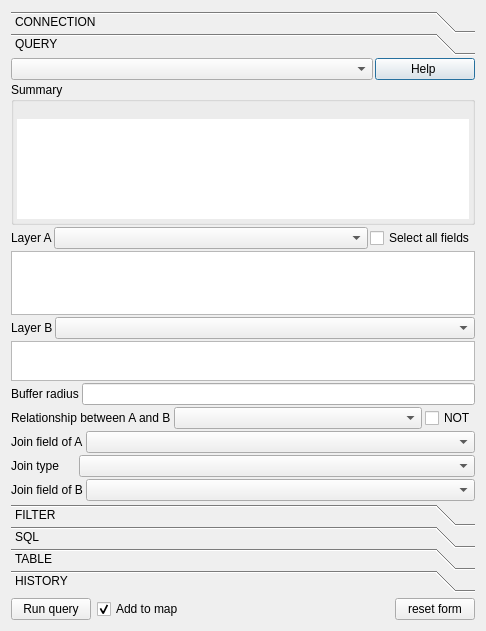
<?xml version="1.0" encoding="UTF-8"?>
<ui version="4.0">
 <class>postgisQueryBuilder</class>
 <widget class="QDialog" name="postgisQueryBuilder">
  <property name="enabled">
   <bool>true</bool>
  </property>
  <property name="geometry">
   <rect>
    <x>0</x>
    <y>0</y>
    <width>486</width>
    <height>631</height>
   </rect>
  </property>
  <property name="sizePolicy">
   <sizepolicy hsizetype="Minimum" vsizetype="Preferred">
    <horstretch>0</horstretch>
    <verstretch>0</verstretch>
   </sizepolicy>
  </property>
  <property name="windowTitle">
   <string>postgisQueryBuilder</string>
  </property>
  <layout class="QVBoxLayout" name="verticalLayout_18">
   <item>
    <widget class="QToolBox" name="tabWidget">
     <property name="sizePolicy">
      <sizepolicy hsizetype="Minimum" vsizetype="Preferred">
       <horstretch>0</horstretch>
       <verstretch>0</verstretch>
      </sizepolicy>
     </property>
     <property name="minimumSize">
      <size>
       <width>200</width>
       <height>0</height>
      </size>
     </property>
     <property name="frameShape">
      <enum>QFrame::NoFrame</enum>
     </property>
     <property name="frameShadow">
      <enum>QFrame::Plain</enum>
     </property>
     <property name="lineWidth">
      <number>1</number>
     </property>
     <property name="midLineWidth">
      <number>0</number>
     </property>
     <property name="currentIndex">
      <number>1</number>
     </property>
     <property name="tabSpacing">
      <number>0</number>
     </property>
     <widget class="QWidget" name="ConnectionSlot">
      <property name="geometry">
       <rect>
        <x>0</x>
        <y>0</y>
        <width>468</width>
        <height>456</height>
       </rect>
      </property>
      <attribute name="label">
       <string>CONNECTION</string>
      </attribute>
      <layout class="QVBoxLayout" name="verticalLayout_19">
       <property name="leftMargin">
        <number>0</number>
       </property>
       <property name="topMargin">
        <number>3</number>
       </property>
       <property name="rightMargin">
        <number>0</number>
       </property>
       <property name="bottomMargin">
        <number>3</number>
       </property>
       <item>
        <layout class="QVBoxLayout" name="verticalLayout_6">
         <property name="spacing">
          <number>2</number>
         </property>
         <item>
          <layout class="QHBoxLayout" name="horizontalLayout_2">
           <property name="spacing">
            <number>6</number>
           </property>
           <property name="sizeConstraint">
            <enum>QLayout::SetDefaultConstraint</enum>
           </property>
           <item>
            <layout class="QVBoxLayout" name="verticalLayout_2">
             <property name="spacing">
              <number>3</number>
             </property>
             <item>
              <widget class="QLabel" name="PSQLConnectionLabel">
               <property name="text">
                <string>Postgresql connection</string>
               </property>
              </widget>
             </item>
             <item>
              <widget class="QComboBox" name="PSQLConnection">
               <property name="sizePolicy">
                <sizepolicy hsizetype="MinimumExpanding" vsizetype="Fixed">
                 <horstretch>0</horstretch>
                 <verstretch>0</verstretch>
                </sizepolicy>
               </property>
               <property name="toolTip">
                <string>select working postgres connection</string>
               </property>
              </widget>
             </item>
            </layout>
           </item>
           <item>
            <layout class="QVBoxLayout" name="verticalLayout_3">
             <property name="spacing">
              <number>3</number>
             </property>
             <item>
              <layout class="QHBoxLayout" name="horizontalLayout_15">
               <property name="spacing">
                <number>0</number>
               </property>
               <item>
                <widget class="QLabel" name="DBSchemaLabel">
                 <property name="text">
                  <string>Schema</string>
                 </property>
                </widget>
               </item>
               <item>
                <widget class="QToolButton" name="schemaAdd">
                 <property name="sizePolicy">
                  <sizepolicy hsizetype="Fixed" vsizetype="Fixed">
                   <horstretch>0</horstretch>
                   <verstretch>0</verstretch>
                  </sizepolicy>
                 </property>
                 <property name="minimumSize">
                  <size>
                   <width>17</width>
                   <height>17</height>
                  </size>
                 </property>
                 <property name="maximumSize">
                  <size>
                   <width>17</width>
                   <height>17</height>
                  </size>
                 </property>
                 <property name="sizeIncrement">
                  <size>
                   <width>0</width>
                   <height>0</height>
                  </size>
                 </property>
                 <property name="font">
                  <font>
                   <pointsize>6</pointsize>
                  </font>
                 </property>
                 <property name="toolTip">
                  <string>add new schema</string>
                 </property>
                 <property name="text">
                  <string notr="true">+</string>
                 </property>
                </widget>
               </item>
              </layout>
             </item>
             <item>
              <widget class="QComboBox" name="DBSchema">
               <property name="sizePolicy">
                <sizepolicy hsizetype="MinimumExpanding" vsizetype="Fixed">
                 <horstretch>0</horstretch>
                 <verstretch>0</verstretch>
                </sizepolicy>
               </property>
               <property name="toolTip">
                <string>select working schema</string>
               </property>
              </widget>
             </item>
            </layout>
           </item>
          </layout>
         </item>
         <item>
          <layout class="QHBoxLayout" name="horizontalLayout_7">
           <item>
            <layout class="QVBoxLayout" name="verticalLayout_9">
             <property name="spacing">
              <number>3</number>
             </property>
             <item>
              <widget class="QLabel" name="USERFIELDLabel">
               <property name="text">
                <string>User:</string>
               </property>
              </widget>
             </item>
             <item>
              <widget class="QLineEdit" name="USERFIELD"/>
             </item>
            </layout>
           </item>
           <item>
            <layout class="QVBoxLayout" name="verticalLayout_10">
             <property name="spacing">
              <number>3</number>
             </property>
             <item>
              <widget class="QLabel" name="PASSWORDFIELDLabel">
               <property name="text">
                <string>Password:</string>
               </property>
              </widget>
             </item>
             <item>
              <widget class="QLineEdit" name="PASSWORDFIELD">
               <property name="echoMode">
                <enum>QLineEdit::Password</enum>
               </property>
              </widget>
             </item>
            </layout>
           </item>
          </layout>
         </item>
         <item>
          <layout class="QHBoxLayout" name="horizontalLayout_6">
           <item>
            <layout class="QVBoxLayout" name="verticalLayout_4">
             <property name="spacing">
              <number>3</number>
             </property>
             <item>
              <widget class="QLabel" name="KEYFIELDLabel">
               <property name="maximumSize">
                <size>
                 <width>140</width>
                 <height>16777215</height>
                </size>
               </property>
               <property name="text">
                <string>default primary key field:</string>
               </property>
              </widget>
             </item>
             <item>
              <widget class="QComboBox" name="KEYFIELD">
               <property name="editable">
                <bool>true</bool>
               </property>
              </widget>
             </item>
            </layout>
           </item>
           <item>
            <layout class="QVBoxLayout" name="verticalLayout_5">
             <property name="spacing">
              <number>3</number>
             </property>
             <item>
              <widget class="QLabel" name="GEOMETRYFIELDLabel">
               <property name="maximumSize">
                <size>
                 <width>125</width>
                 <height>16777215</height>
                </size>
               </property>
               <property name="text">
                <string>default geometry field:</string>
               </property>
              </widget>
             </item>
             <item>
              <widget class="QComboBox" name="GEOMETRYFIELD">
               <property name="editable">
                <bool>true</bool>
               </property>
              </widget>
             </item>
            </layout>
           </item>
          </layout>
         </item>
         <item>
          <widget class="QLabel" name="label_2">
           <property name="sizePolicy">
            <sizepolicy hsizetype="Minimum" vsizetype="Preferred">
             <horstretch>0</horstretch>
             <verstretch>0</verstretch>
            </sizepolicy>
           </property>
           <property name="minimumSize">
            <size>
             <width>0</width>
             <height>0</height>
            </size>
           </property>
           <property name="maximumSize">
            <size>
             <width>10000</width>
             <height>16777215</height>
            </size>
           </property>
           <property name="text">
            <string>Available DB objects list (T:table V:view M:materialized view)</string>
           </property>
          </widget>
         </item>
         <item>
          <widget class="QLabel" name="label">
           <property name="text">
            <string>right click for contextual menu - double click for query</string>
           </property>
          </widget>
         </item>
         <item>
          <layout class="QHBoxLayout" name="horizontalLayout">
           <item>
            <widget class="QListWidget" name="LayerList">
             <property name="contextMenuPolicy">
              <enum>Qt::CustomContextMenu</enum>
             </property>
            </widget>
           </item>
          </layout>
         </item>
        </layout>
       </item>
      </layout>
     </widget>
     <widget class="QWidget" name="queryDefinitionSlot">
      <property name="geometry">
       <rect>
        <x>0</x>
        <y>0</y>
        <width>468</width>
        <height>456</height>
       </rect>
      </property>
      <attribute name="label">
       <string>QUERY</string>
      </attribute>
      <layout class="QVBoxLayout" name="verticalLayout_17">
       <property name="sizeConstraint">
        <enum>QLayout::SetMaximumSize</enum>
       </property>
       <property name="leftMargin">
        <number>0</number>
       </property>
       <property name="topMargin">
        <number>3</number>
       </property>
       <property name="rightMargin">
        <number>0</number>
       </property>
       <property name="bottomMargin">
        <number>3</number>
       </property>
       <item>
        <layout class="QVBoxLayout" name="verticalLayout_7">
         <property name="spacing">
          <number>2</number>
         </property>
         <property name="sizeConstraint">
          <enum>QLayout::SetMinimumSize</enum>
         </property>
         <item>
          <layout class="QHBoxLayout" name="horizontalLayout_8">
           <item>
            <widget class="QComboBox" name="QueryType">
             <property name="maxVisibleItems">
              <number>20</number>
             </property>
            </widget>
           </item>
           <item>
            <widget class="QPushButton" name="ButtonHelp">
             <property name="minimumSize">
              <size>
               <width>100</width>
               <height>0</height>
              </size>
             </property>
             <property name="maximumSize">
              <size>
               <width>100</width>
               <height>16777215</height>
              </size>
             </property>
             <property name="text">
              <string>Help </string>
             </property>
            </widget>
           </item>
          </layout>
         </item>
         <item>
          <widget class="QGroupBox" name="summaryBox">
           <property name="sizePolicy">
            <sizepolicy hsizetype="Preferred" vsizetype="Minimum">
             <horstretch>0</horstretch>
             <verstretch>0</verstretch>
            </sizepolicy>
           </property>
           <property name="title">
            <string>Summary</string>
           </property>
           <layout class="QVBoxLayout" name="verticalLayout_11">
            <property name="spacing">
             <number>3</number>
            </property>
            <property name="sizeConstraint">
             <enum>QLayout::SetMinimumSize</enum>
            </property>
            <property name="leftMargin">
             <number>3</number>
            </property>
            <property name="topMargin">
             <number>0</number>
            </property>
            <property name="rightMargin">
             <number>3</number>
            </property>
            <property name="bottomMargin">
             <number>3</number>
            </property>
            <item>
             <widget class="QLabel" name="Helper">
              <property name="sizePolicy">
               <sizepolicy hsizetype="Preferred" vsizetype="Minimum">
                <horstretch>0</horstretch>
                <verstretch>0</verstretch>
               </sizepolicy>
              </property>
              <property name="minimumSize">
               <size>
                <width>0</width>
                <height>0</height>
               </size>
              </property>
              <property name="autoFillBackground">
               <bool>false</bool>
              </property>
              <property name="frameShape">
               <enum>QFrame::NoFrame</enum>
              </property>
              <property name="text">
               <string/>
              </property>
              <property name="alignment">
               <set>Qt::AlignLeading|Qt::AlignLeft|Qt::AlignTop</set>
              </property>
              <property name="wordWrap">
               <bool>true</bool>
              </property>
             </widget>
            </item>
            <item>
             <widget class="QGraphicsView" name="DiagPanel">
              <property name="sizePolicy">
               <sizepolicy hsizetype="Expanding" vsizetype="Minimum">
                <horstretch>0</horstretch>
                <verstretch>0</verstretch>
               </sizepolicy>
              </property>
              <property name="minimumSize">
               <size>
                <width>0</width>
                <height>0</height>
               </size>
              </property>
              <property name="maximumSize">
               <size>
                <width>16777215</width>
                <height>100</height>
               </size>
              </property>
              <property name="acceptDrops">
               <bool>false</bool>
              </property>
              <property name="styleSheet">
               <string notr="true">color: rgba(212, 208, 200, 0)</string>
              </property>
              <property name="frameShape">
               <enum>QFrame::NoFrame</enum>
              </property>
              <property name="frameShadow">
               <enum>QFrame::Raised</enum>
              </property>
              <property name="verticalScrollBarPolicy">
               <enum>Qt::ScrollBarAlwaysOff</enum>
              </property>
              <property name="horizontalScrollBarPolicy">
               <enum>Qt::ScrollBarAlwaysOff</enum>
              </property>
              <property name="backgroundBrush">
               <brush brushstyle="SolidPattern">
                <color alpha="255">
                 <red>212</red>
                 <green>208</green>
                 <blue>200</blue>
                </color>
               </brush>
              </property>
              <property name="foregroundBrush">
               <brush brushstyle="NoBrush">
                <color alpha="255">
                 <red>170</red>
                 <green>170</green>
                 <blue>170</blue>
                </color>
               </brush>
              </property>
              <property name="interactive">
               <bool>false</bool>
              </property>
             </widget>
            </item>
           </layout>
          </widget>
         </item>
         <item>
          <layout class="QHBoxLayout" name="horizontalLayout_3">
           <property name="spacing">
            <number>2</number>
           </property>
           <item>
            <widget class="QLabel" name="LAYERaLabel">
             <property name="text">
              <string>Layer A</string>
             </property>
            </widget>
           </item>
           <item>
            <widget class="QComboBox" name="LAYERa">
             <property name="sizePolicy">
              <sizepolicy hsizetype="Expanding" vsizetype="Fixed">
               <horstretch>0</horstretch>
               <verstretch>0</verstretch>
              </sizepolicy>
             </property>
             <property name="minimumSize">
              <size>
               <width>150</width>
               <height>0</height>
              </size>
             </property>
            </widget>
           </item>
           <item>
            <widget class="QCheckBox" name="LAYERaAllFields">
             <property name="text">
              <string>Select all fields</string>
             </property>
            </widget>
           </item>
          </layout>
         </item>
         <item>
          <widget class="QListWidget" name="fieldsListA">
           <property name="sizePolicy">
            <sizepolicy hsizetype="Expanding" vsizetype="Maximum">
             <horstretch>0</horstretch>
             <verstretch>0</verstretch>
            </sizepolicy>
           </property>
           <property name="minimumSize">
            <size>
             <width>0</width>
             <height>40</height>
            </size>
           </property>
           <property name="maximumSize">
            <size>
             <width>16777215</width>
             <height>100000</height>
            </size>
           </property>
          </widget>
         </item>
         <item>
          <layout class="QHBoxLayout" name="horizontalLayout_10">
           <property name="spacing">
            <number>2</number>
           </property>
           <item>
            <widget class="QLabel" name="LAYERbLabel">
             <property name="minimumSize">
              <size>
               <width>0</width>
               <height>20</height>
              </size>
             </property>
             <property name="text">
              <string>Layer B</string>
             </property>
            </widget>
           </item>
           <item>
            <widget class="QComboBox" name="LAYERb">
             <property name="sizePolicy">
              <sizepolicy hsizetype="Expanding" vsizetype="Fixed">
               <horstretch>0</horstretch>
               <verstretch>0</verstretch>
              </sizepolicy>
             </property>
             <property name="minimumSize">
              <size>
               <width>150</width>
               <height>0</height>
              </size>
             </property>
            </widget>
           </item>
          </layout>
         </item>
         <item>
          <widget class="QListWidget" name="fieldsListB">
           <property name="sizePolicy">
            <sizepolicy hsizetype="Expanding" vsizetype="Fixed">
             <horstretch>0</horstretch>
             <verstretch>0</verstretch>
            </sizepolicy>
           </property>
           <property name="minimumSize">
            <size>
             <width>0</width>
             <height>40</height>
            </size>
           </property>
           <property name="maximumSize">
            <size>
             <width>16777215</width>
             <height>60</height>
            </size>
           </property>
          </widget>
         </item>
         <item>
          <layout class="QVBoxLayout" name="verticalLayout_12">
           <property name="spacing">
            <number>2</number>
           </property>
           <property name="sizeConstraint">
            <enum>QLayout::SetFixedSize</enum>
           </property>
           <item>
            <layout class="QHBoxLayout" name="horizontalLayout_11">
             <property name="spacing">
              <number>3</number>
             </property>
             <item>
              <widget class="QLabel" name="BUFFERRADIUSLabel">
               <property name="sizePolicy">
                <sizepolicy hsizetype="Fixed" vsizetype="Fixed">
                 <horstretch>0</horstretch>
                 <verstretch>0</verstretch>
                </sizepolicy>
               </property>
               <property name="text">
                <string>Buffer radius</string>
               </property>
              </widget>
             </item>
             <item>
              <widget class="QLineEdit" name="BUFFERRADIUS"/>
             </item>
            </layout>
           </item>
           <item>
            <layout class="QHBoxLayout" name="horizontalLayout_12">
             <property name="spacing">
              <number>3</number>
             </property>
             <item>
              <widget class="QLabel" name="SPATIALRELLabel">
               <property name="sizePolicy">
                <sizepolicy hsizetype="Preferred" vsizetype="Fixed">
                 <horstretch>0</horstretch>
                 <verstretch>0</verstretch>
                </sizepolicy>
               </property>
               <property name="text">
                <string>Relationship between A and B</string>
               </property>
              </widget>
             </item>
             <item>
              <widget class="QComboBox" name="SPATIALREL">
               <property name="sizePolicy">
                <sizepolicy hsizetype="Expanding" vsizetype="Fixed">
                 <horstretch>0</horstretch>
                 <verstretch>0</verstretch>
                </sizepolicy>
               </property>
              </widget>
             </item>
             <item>
              <widget class="QCheckBox" name="SPATIALRELNOT">
               <property name="sizePolicy">
                <sizepolicy hsizetype="Preferred" vsizetype="Fixed">
                 <horstretch>20</horstretch>
                 <verstretch>0</verstretch>
                </sizepolicy>
               </property>
               <property name="maximumSize">
                <size>
                 <width>50</width>
                 <height>16777215</height>
                </size>
               </property>
               <property name="text">
                <string>NOT</string>
               </property>
              </widget>
             </item>
            </layout>
           </item>
           <item>
            <layout class="QHBoxLayout" name="horizontalLayout_13">
             <property name="spacing">
              <number>3</number>
             </property>
             <item>
              <widget class="QLabel" name="FIELDLabel">
               <property name="sizePolicy">
                <sizepolicy hsizetype="Preferred" vsizetype="Fixed">
                 <horstretch>0</horstretch>
                 <verstretch>0</verstretch>
                </sizepolicy>
               </property>
               <property name="minimumSize">
                <size>
                 <width>65</width>
                 <height>0</height>
                </size>
               </property>
               <property name="text">
                <string>Join field of A</string>
               </property>
              </widget>
             </item>
             <item>
              <widget class="QComboBox" name="FIELD">
               <property name="sizePolicy">
                <sizepolicy hsizetype="Expanding" vsizetype="Fixed">
                 <horstretch>0</horstretch>
                 <verstretch>0</verstretch>
                </sizepolicy>
               </property>
              </widget>
             </item>
            </layout>
           </item>
           <item>
            <layout class="QHBoxLayout" name="horizontalLayout_17">
             <property name="spacing">
              <number>3</number>
             </property>
             <item>
              <widget class="QLabel" name="JOINLabel">
               <property name="sizePolicy">
                <sizepolicy hsizetype="Preferred" vsizetype="Fixed">
                 <horstretch>0</horstretch>
                 <verstretch>0</verstretch>
                </sizepolicy>
               </property>
               <property name="minimumSize">
                <size>
                 <width>65</width>
                 <height>0</height>
                </size>
               </property>
               <property name="text">
                <string>Join type</string>
               </property>
              </widget>
             </item>
             <item>
              <widget class="QComboBox" name="JOIN">
               <property name="sizePolicy">
                <sizepolicy hsizetype="Expanding" vsizetype="Fixed">
                 <horstretch>0</horstretch>
                 <verstretch>0</verstretch>
                </sizepolicy>
               </property>
              </widget>
             </item>
            </layout>
           </item>
           <item>
            <layout class="QHBoxLayout" name="horizontalLayout_19">
             <property name="spacing">
              <number>3</number>
             </property>
             <item>
              <widget class="QLabel" name="FIELDbLabel">
               <property name="sizePolicy">
                <sizepolicy hsizetype="Preferred" vsizetype="Fixed">
                 <horstretch>0</horstretch>
                 <verstretch>0</verstretch>
                </sizepolicy>
               </property>
               <property name="minimumSize">
                <size>
                 <width>65</width>
                 <height>0</height>
                </size>
               </property>
               <property name="text">
                <string>Join field of B</string>
               </property>
              </widget>
             </item>
             <item>
              <widget class="QComboBox" name="FIELDb">
               <property name="sizePolicy">
                <sizepolicy hsizetype="Expanding" vsizetype="Fixed">
                 <horstretch>0</horstretch>
                 <verstretch>0</verstretch>
                </sizepolicy>
               </property>
              </widget>
             </item>
            </layout>
           </item>
          </layout>
         </item>
         <item>
          <spacer name="verticalSpacer">
           <property name="orientation">
            <enum>Qt::Vertical</enum>
           </property>
           <property name="sizeType">
            <enum>QSizePolicy::Expanding</enum>
           </property>
           <property name="sizeHint" stdset="0">
            <size>
             <width>20</width>
             <height>100</height>
            </size>
           </property>
          </spacer>
         </item>
        </layout>
       </item>
      </layout>
     </widget>
     <widget class="QWidget" name="filterRecordSlot">
      <property name="geometry">
       <rect>
        <x>0</x>
        <y>0</y>
        <width>468</width>
        <height>456</height>
       </rect>
      </property>
      <attribute name="label">
       <string>FILTER</string>
      </attribute>
      <layout class="QVBoxLayout" name="verticalLayout_16">
       <property name="leftMargin">
        <number>0</number>
       </property>
       <property name="topMargin">
        <number>3</number>
       </property>
       <property name="rightMargin">
        <number>0</number>
       </property>
       <property name="bottomMargin">
        <number>3</number>
       </property>
       <item>
        <widget class="tableSet" name="filterTable">
         <property name="showGrid">
          <bool>false</bool>
         </property>
         <attribute name="horizontalHeaderVisible">
          <bool>false</bool>
         </attribute>
         <attribute name="verticalHeaderVisible">
          <bool>false</bool>
         </attribute>
        </widget>
       </item>
       <item>
        <layout class="QHBoxLayout" name="horizontalLayout_4">
         <item>
          <widget class="QLabel" name="labelOrderby">
           <property name="text">
            <string>Order by:</string>
           </property>
          </widget>
         </item>
         <item>
          <widget class="QComboBox" name="orderBy">
           <property name="minimumSize">
            <size>
             <width>100</width>
             <height>0</height>
            </size>
           </property>
          </widget>
         </item>
         <item>
          <spacer name="horizontalSpacer_3">
           <property name="orientation">
            <enum>Qt::Horizontal</enum>
           </property>
           <property name="sizeHint" stdset="0">
            <size>
             <width>40</width>
             <height>20</height>
            </size>
           </property>
          </spacer>
         </item>
        </layout>
       </item>
      </layout>
     </widget>
     <widget class="QWidget" name="SqlCodeSlot">
      <property name="geometry">
       <rect>
        <x>0</x>
        <y>0</y>
        <width>468</width>
        <height>456</height>
       </rect>
      </property>
      <attribute name="label">
       <string>SQL</string>
      </attribute>
      <layout class="QVBoxLayout" name="verticalLayout_15">
       <property name="leftMargin">
        <number>0</number>
       </property>
       <property name="topMargin">
        <number>3</number>
       </property>
       <property name="rightMargin">
        <number>0</number>
       </property>
       <property name="bottomMargin">
        <number>3</number>
       </property>
       <item>
        <layout class="QVBoxLayout" name="verticalLayout_8">
         <item>
          <layout class="QHBoxLayout" name="horizontalLayout_5">
           <item>
            <widget class="QCheckBox" name="checkCreateView">
             <property name="text">
              <string>As view</string>
             </property>
            </widget>
           </item>
           <item>
            <widget class="QCheckBox" name="checkMaterialized">
             <property name="text">
              <string>Materialized</string>
             </property>
            </widget>
           </item>
           <item>
            <spacer name="horizontalSpacer_4">
             <property name="orientation">
              <enum>Qt::Horizontal</enum>
             </property>
             <property name="sizeHint" stdset="0">
              <size>
               <width>40</width>
               <height>20</height>
              </size>
             </property>
            </spacer>
           </item>
          </layout>
         </item>
         <item>
          <widget class="QLineEdit" name="QueryName">
           <property name="maximumSize">
            <size>
             <width>16777215</width>
             <height>20</height>
            </size>
           </property>
          </widget>
         </item>
         <item>
          <widget class="QTextEdit" name="QueryResult"/>
         </item>
        </layout>
       </item>
      </layout>
     </widget>
     <widget class="QWidget" name="tableResultSlot">
      <property name="geometry">
       <rect>
        <x>0</x>
        <y>0</y>
        <width>468</width>
        <height>456</height>
       </rect>
      </property>
      <attribute name="label">
       <string>TABLE</string>
      </attribute>
      <layout class="QVBoxLayout" name="verticalLayout_14">
       <property name="leftMargin">
        <number>0</number>
       </property>
       <property name="topMargin">
        <number>3</number>
       </property>
       <property name="rightMargin">
        <number>0</number>
       </property>
       <property name="bottomMargin">
        <number>3</number>
       </property>
       <item>
        <layout class="QVBoxLayout" name="verticalLayout_13">
         <property name="spacing">
          <number>2</number>
         </property>
         <item>
          <widget class="QLabel" name="labelRowsNumber">
           <property name="text">
            <string/>
           </property>
          </widget>
         </item>
         <item>
          <widget class="QTableWidget" name="TableResult">
           <property name="sortingEnabled">
            <bool>true</bool>
           </property>
           <attribute name="horizontalHeaderMinimumSectionSize">
            <number>25</number>
           </attribute>
           <attribute name="verticalHeaderDefaultSectionSize">
            <number>25</number>
           </attribute>
          </widget>
         </item>
        </layout>
       </item>
      </layout>
     </widget>
     <widget class="QWidget" name="historySlot">
      <property name="geometry">
       <rect>
        <x>0</x>
        <y>0</y>
        <width>468</width>
        <height>456</height>
       </rect>
      </property>
      <attribute name="label">
       <string>HISTORY</string>
      </attribute>
      <layout class="QVBoxLayout" name="verticalLayout_21">
       <property name="leftMargin">
        <number>0</number>
       </property>
       <property name="topMargin">
        <number>3</number>
       </property>
       <property name="rightMargin">
        <number>0</number>
       </property>
       <property name="bottomMargin">
        <number>3</number>
       </property>
       <item>
        <widget class="QPlainTextEdit" name="historyLog">
         <property name="readOnly">
          <bool>true</bool>
         </property>
        </widget>
       </item>
      </layout>
     </widget>
    </widget>
   </item>
   <item>
    <layout class="QHBoxLayout" name="horizontalLayout_9">
     <item>
      <widget class="QPushButton" name="ButtonRun">
       <property name="maximumSize">
        <size>
         <width>100</width>
         <height>16777215</height>
        </size>
       </property>
       <property name="text">
        <string>Run query</string>
       </property>
      </widget>
     </item>
     <item>
      <widget class="QCheckBox" name="AddToMap">
       <property name="text">
        <string>Add to map</string>
       </property>
       <property name="checked">
        <bool>true</bool>
       </property>
      </widget>
     </item>
     <item>
      <spacer name="horizontalSpacer">
       <property name="orientation">
        <enum>Qt::Horizontal</enum>
       </property>
       <property name="sizeHint" stdset="0">
        <size>
         <width>100</width>
         <height>20</height>
        </size>
       </property>
      </spacer>
     </item>
     <item>
      <widget class="QPushButton" name="ButtonReset">
       <property name="maximumSize">
        <size>
         <width>100</width>
         <height>16777215</height>
        </size>
       </property>
       <property name="text">
        <string>reset form</string>
       </property>
      </widget>
     </item>
    </layout>
   </item>
  </layout>
 </widget>
 <customwidgets>
  <customwidget>
   <class>tableSet</class>
   <extends>QTableWidget</extends>
   <header>TableSet</header>
  </customwidget>
 </customwidgets>
 <resources/>
 <connections/>
</ui>
